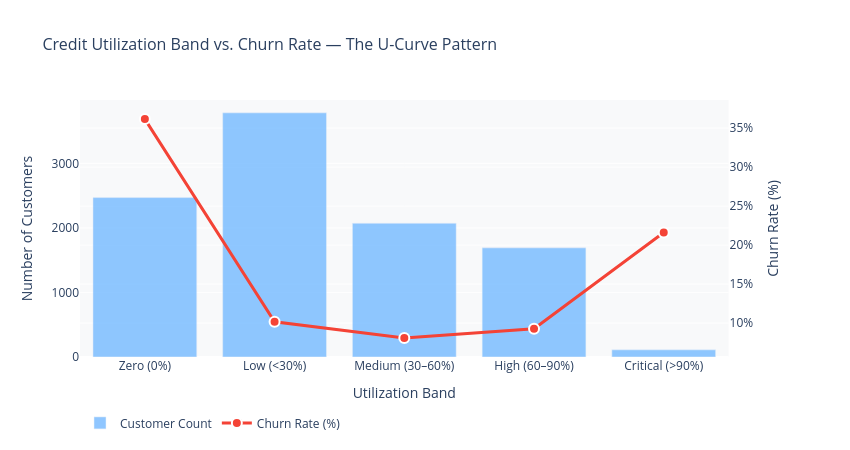

Notebook code cell kept with this figure:
### Markdown cell above
### Observation & Business Insight — Correlations

 **Key Correlation Findings:**
- `Credit_Limit` and `Avg_Open_To_Buy` have a **near-perfect correlation (r ≈ 0.996)**. Including both in a linear model would cause **multicollinearity**. We will drop `Avg_Open_To_Buy`.
- `Total_Trans_Amt` and `Total_Trans_Ct` are highly correlated (r ≈ 0.81) — both are strong predictors; we retain both as they capture distinct aspects (frequency vs. value).
- Demographic features (age, dependent count) show **weak correlations** with behavioral features, confirming demographics alone cannot predict churn.

### Code cell
# Credit Utilization Band vs. Churn Rate
df['Util_Band'] = pd.cut(
    df['Avg_Utilization_Ratio'],
    bins=[-0.01, 0.001, 0.30, 0.60, 0.90, 1.01],
    labels=['Zero (0%)', 'Low (<30%)', 'Medium (30–60%)', 'High (60–90%)', 'Critical (>90%)']
)

util_churn = (
    df.groupby('Util_Band', observed=True)
    .agg(Count=('Attrition_Flag', 'count'),
         Churn_Rate=('Attrition_Flag', lambda x: (x == 'Attrited Customer').mean() * 100))
    .reset_index()
)

fig = make_subplots(specs=[[{'secondary_y': True}]])

fig.add_trace(go.Bar(
    x=util_churn['Util_Band'].astype(str), y=util_churn['Count'],
    name='Customer Count', marker_color='#74b9ff', opacity=0.8
), secondary_y=False)

fig.add_trace(go.Scatter(
    x=util_churn['Util_Band'].astype(str), y=util_churn['Churn_Rate'],
    name='Churn Rate (%)', mode='lines+markers',
    line=dict(color='#F44336', width=3),
    marker=dict(size=10, color='#F44336', line=dict(color='white', width=2))
), secondary_y=True)

fig.update_layout(
    title='Credit Utilization Band vs. Churn Rate — The U-Curve Pattern',
    title_font_size=16,
    xaxis_title='Utilization Band',
    paper_bgcolor='white', plot_bgcolor='#f8f9fa',
    legend=dict(orientation='h', y=-0.2),
    height=450, width=850
)
fig.update_yaxes(title_text='Number of Customers', secondary_y=False)
fig.update_yaxes(title_text='Churn Rate (%)', secondary_y=True, ticksuffix='%')
fig.show()

### Figure 1 — Plotly figure (JSON) as saved in the notebook; plotly's stock layout.template omitted (floating-point values rounded to 4 significant figures)
{"data": [{"marker": {"color": "#74b9ff"}, "name": "Customer Count", "opacity": 0.8, "type": "bar", "x": ["Zero (0%)", "Low (<30%)", "Medium (30–60%)", "High (60–90%)", "Critical (>90%)"], "xaxis": "x", "y": [2470, 3783, 2072, 1691, 111], "yaxis": "y"}, {"line": {"color": "#F44336", "width": 3}, "marker": {"color": "#F44336", "line": {"color": "white", "width": 2}, "size": 10}, "mode": "lines+markers", "name": "Churn Rate (%)", "type": "scatter", "x": ["Zero (0%)", "Low (<30%)", "Medium (30–60%)", "High (60–90%)", "Critical (>90%)"], "xaxis": "x", "y": [36.15, 10.18, 8.108, 9.284, 21.62], "yaxis": "y2"}], "layout": {"height": 450, "legend": {"orientation": "h", "y": -0.2}, "paper_bgcolor": "white", "plot_bgcolor": "#f8f9fa", "title": {"font": {"size": 16}, "text": "Credit Utilization Band vs. Churn Rate — The U-Curve Pattern"}, "width": 850, "xaxis": {"anchor": "y", "domain": [0, 0.94], "title": {"text": "Utilization Band"}}, "yaxis": {"anchor": "x", "domain": [0, 1], "title": {"text": "Number of Customers"}}, "yaxis2": {"anchor": "x", "overlaying": "y", "side": "right", "ticksuffix": "%", "title": {"text": "Churn Rate (%)"}}}}
